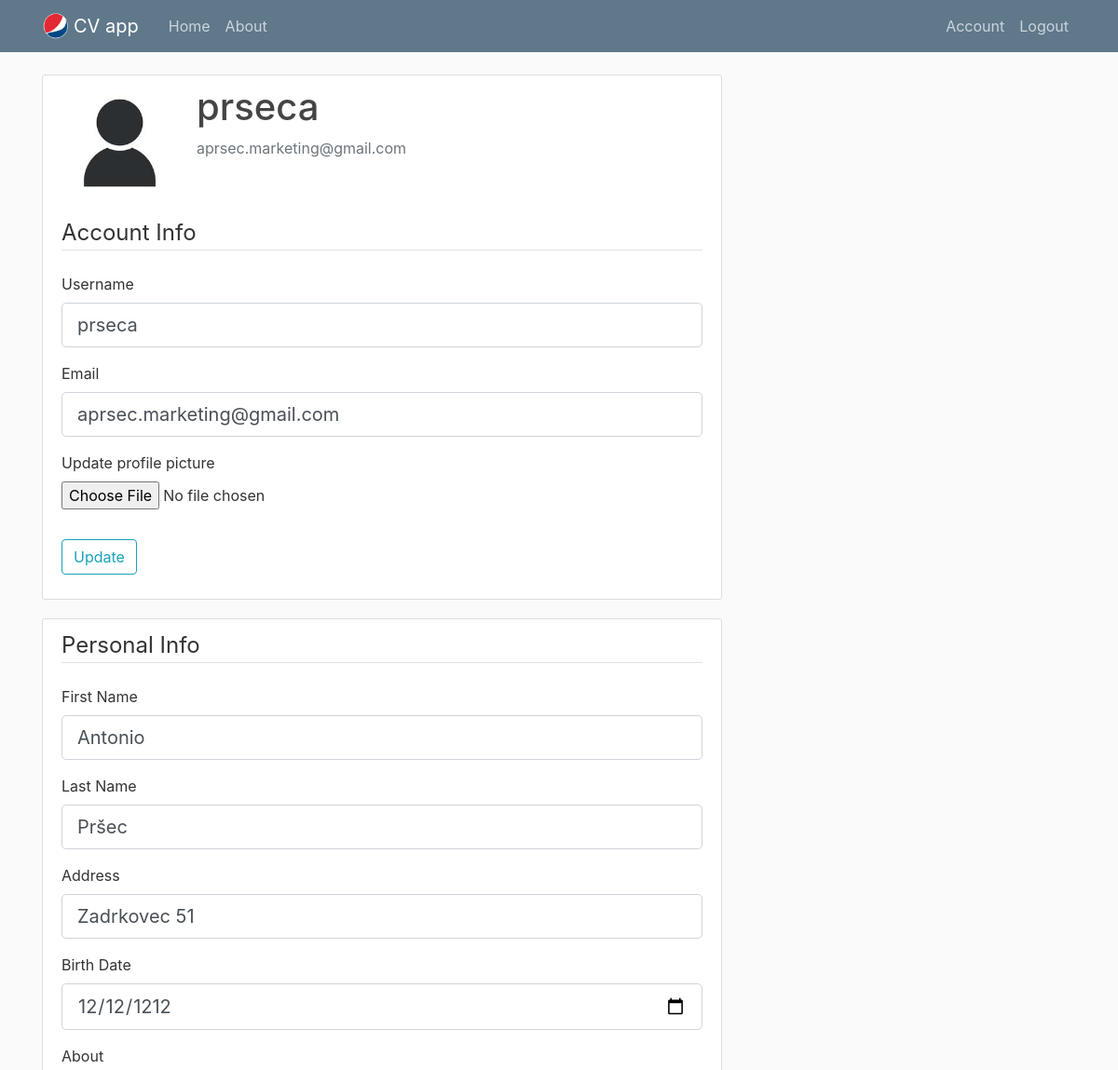
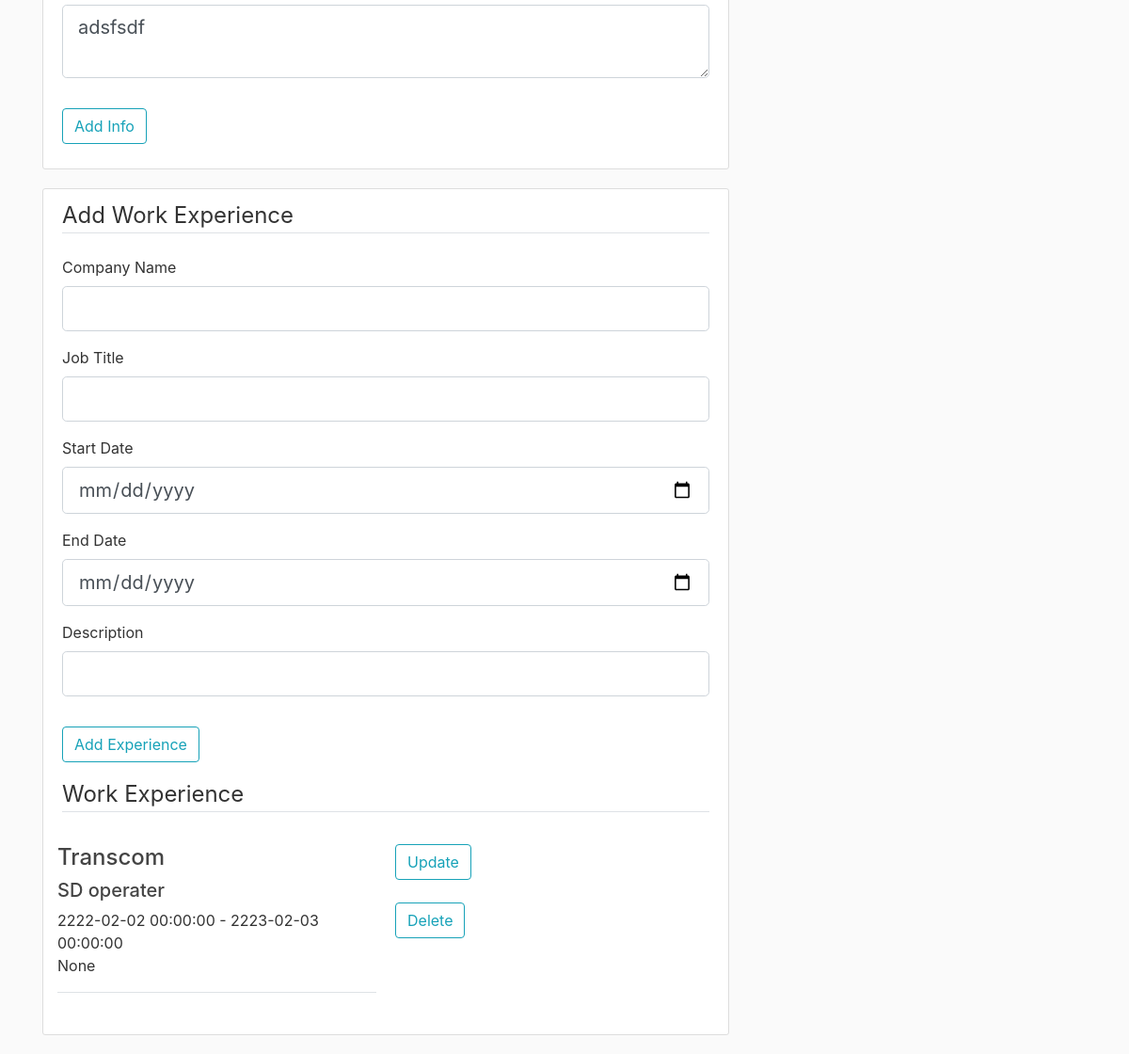
Page /account (signed in) on the committed database (2 pictures, top to bottom).
### CV/models.py (models this page shows, shortened)
class User(db.Model, UserMixin):
    user_id = db.Column(db.Integer, primary_key=True)
    username = db.Column(db.String(20), unique=True, nullable=False)
    email = db.Column(db.String(120), unique=True, nullable=False)
    image_file = db.Column(db.String(20), nullable=False, default='default.jpg')
    password = db.Column(db.String(60), nullable=False)
    personal = db.relationship('PersonalInfo', backref='user_personal', lazy=True)
    experience = db.relationship('WorkExperience', backref='user_work', lazy=True)
    certificates = db.relationship('Certification', backref='user_cert', lazy=True)
    education = db.relationship('Education', backref='user_education', lazy=True)

class PersonalInfo(db.Model):
    personal_id = db.Column(db.Integer, primary_key=True)
    first_name = db.Column(db.String(60), nullable=False)
    last_name = db.Column(db.String(60), nullable=False)
    address = db.Column(db.String(60), nullable=False)
    birth_date = db.Column(db.Date)
    about = db.Column(db.String(240))
    user_id = db.Column(db.Integer, db.ForeignKey('user.user_id'), nullable=False)

class WorkExperience(db.Model):
    work_id = db.Column(db.Integer, primary_key=True)
    company_name = db.Column(db.String(100), nullable=False)
    job_title = db.Column(db.String(100), nullable=False)
    start_date = db.Column(db.DateTime, nullable=False)
    end_date = db.Column(db.DateTime)
    description = db.Column(db.Text)
    user_id = db.Column(db.Integer, db.ForeignKey('user.user_id'), nullable=False)

### CV/routes.py (the view, shortened to what this page needs)
@app.route("/account", methods=['GET', 'POST'])
@login_required
def account():
    form = UpdateAccountForm()
    if form.validate_on_submit():
        if form.picture.data:
            picture_file = save_picture(form.picture.data)
            current_user.image_file = picture_file
        current_user.username = form.username.data
        current_user.email = form.email.data
        db.session.commit()
        flash('Your account has been updated!', 'success')
        return redirect(url_for('account'))
    elif request.method == 'GET':
        form.username.data = current_user.username
        form.email.data = current_user.email
    image_file = url_for('static', filename='profile_pics/' + current_user.image_file)
    form1 = PersonalForm()
    personal_info = PersonalInfo.query.filter_by(user_id=current_user.user_id).first()
    if personal_info:
        form1.first_name.data = personal_info.first_name
        form1.last_name.data = personal_info.last_name
        form1.address.data = personal_info.address
        form1.birth_date.data = personal_info.birth_date
        form1.about.data = personal_info.about
    form2 = WorkExperienceForm()
    form_work_experience = WorkExperience()
    work_x = WorkExperience.query.filter_by(user_id=current_user.user_id)
    form3 = EducationForm()
    form_education = Education()
    edu_x = Education.query.filter_by(user_id=current_user.user_id)
    return render_template('account.html', title='Account', image_file=image_file, form=form, form1=form1,
                           form2=form2, work_x=work_x, edu_x=edu_x)

### CV/forms.py (shortened to what this page needs)
class UpdateAccountForm(FlaskForm):
    username = StringField('Username',
                           validators=[DataRequired(), Length(min=2, max=20)])
    email = StringField('Email',
                        validators=[DataRequired(), Email()])
    picture = FileField('Update profile picture', validators=[FileAllowed(['jpg', 'png'])])
    submit = SubmitField('Update')

class PersonalForm(FlaskForm):
    first_name = StringField('First Name', validators=[Length(min=2, max=60)])
    last_name = StringField('Last Name', validators=[Length(min=2, max=60)])
    address = StringField('Address', validators=[Length(min=2, max=60)])
    birth_date = DateField('Birth Date', format='%Y-%m-%d')
    about = TextAreaField('About', validators=[Length(max=240)])
    submit = SubmitField('Add Info')

### CV/models.py (called while the page is built)
@login_manager.user_loader
def load_user(user_id):
    return User.query.get(int(user_id))

### CV/templates/account.html (shortened to what this page needs)
{% extends "layout.html" %}
{% block content %}
<div class="content-section">
    <div class="media">
        <img class="rounded-circle account-img" src="{{ image_file }}">
        <div class="media-body">
            <h2 class="account-heading">{{ current_user.username }}</h2>
            <p class="text-secondary">{{ current_user.email }}</p>
        </div>
    </div>
    <form method="POST" action="" enctype="multipart/form-data">
        <fieldset class="form-group">
            <legend class="border-bottom mb-4">Account Info</legend>
            <div class="form-group">
                {{ form.username.label(class="form-control-label") }}
                {% if form.username.errors %}
                {{ form.username(class="form-control form-control-lg is-invalid") }}
                <div class="invalid-feedback">
                    {% for error in form.username.errors %}
                    <span>{{ error }}</span>
                    {% endfor %}
                </div>
                {% else %}
                {{ form.username(class="form-control form-control-lg") }}
                {% endif %}
            </div>
            <div class="form-group">
                {{ form.email.label(class="form-control-label") }}
                {% if form.email.errors %}
                {{ form.email(class="form-control form-control-lg is-invalid") }}
                <div class="invalid-feedback">
                    {% for error in form.email.errors %}
                    <span>{{ error }}</span>
                    {% endfor %}
                </div>
                {% else %}
                {{ form.email(class="form-control form-control-lg") }}
                {% endif %}
            </div>
            <div class="form-group">
                {{ form.picture.label() }}
                {{ form.picture(class="form-control-file") }}
            </div>
        </fieldset>
        <div class="form-group">
            {{ form.submit(class="btn btn-outline-info") }}
        </div>
    </form>
</div>
<div class="content-section">
    <form method="POST" action="" enctype="multipart/form-data">
        <fieldset class="form-group">
            <legend class="border-bottom mb-4">Personal Info</legend>
            <div class="form-group">
                {{ form1.first_name.label(class="form-control-label") }}
                {% if form1.first_name.errors %}
                {{ form1.first_name(class="form-control form-control-lg is-invalid") }}
                <div class="invalid-feedback">
                    {% for error in form1.first_name.errors %}
                    <span>{{ error }}</span>
                    {% endfor %}
                </div>
                {% else %}
                {{ form1.first_name(class="form-control form-control-lg") }}
                {% endif %}
            </div>
            <div class="form-group">
                {{ form1.last_name.label(class="form-control-label") }}
                {% if form1.last_name.errors %}
                {{ form1.last_name(class="form-control form-control-lg is-invalid") }}
                <div class="invalid-feedback">
                    {% for error in form1.last_name.errors %}
                    <span>{{ error }}</span>
                    {% endfor %}
                </div>
                {% else %}
                {{ form1.last_name(class="form-control form-control-lg") }}
                {% endif %}
            </div>
            <div class="form-group">
                {{ form1.address.label(class="form-control-label") }}
                {% if form1.address.errors %}
                {{ form1.address(class="form-control form-control-lg is-invalid") }}
                <div class="invalid-feedback">
                    {% for error in form1.address.errors %}
                    <span>{{ error }}</span>
                    {% endfor %}
                </div>
                {% else %}
                {{ form1.address(class="form-control form-control-lg") }}
                {% endif %}
            </div>
            <div class="form-group">
                {{ form1.birth_date.label(class="form-control-label") }}
                {% if form1.birth_date.errors %}
                {{ form1.birth_date(class="form-control form-control-lg is-invalid") }}
                <div class="invalid-feedback">
                    {% for error in form1.birth_date.errors %}
                    <span>{{ error }}</span>
                    {% endfor %}
                </div>
                {% else %}
                {{ form1.birth_date(class="form-control form-control-lg") }}
                {% endif %}
            </div>
            <div class="form-group">
                {{ form1.about.label(class="form-control-label") }}
                {% if form1.about.errors %}
                {{ form1.about(class="form-control form-control-lg is-invalid") }}
                <div class="invalid-feedback">
                    {% for error in form1.about.errors %}
                    <span>{{ error }}</span>
                    {% endfor %}
                </div>
                {% else %}
                {{ form1.about(class="form-control form-control-lg") }}
                {% endif %}
            </div>
        </fieldset>
        <div class="form-group">
            {{ form1.submit(class="btn btn-outline-info") }}
        </div>
    </form>
</div>
<div class="content-section">
    <form method="POST" action="" enctype="multipart/form-data">
        <fieldset class="form-group">
            <legend class="border-bottom mb-4">Add Work Experience</legend>
            <div class="form-group">
                {{ form2.company_name.label(class="form-control-label") }}
                {% if form2.company_name.errors %}
                {{ form2.company_name(class="form-control form-control-lg is-invalid") }}
                <div class="invalid-feedback">
                    {% for error in form2.company_name.errors %}
                    <span>{{ error }}</span>
                    {% endfor %}
                </div>
                {% else %}
                {{ form2.company_name(class="form-control form-control-lg") }}
                {% endif %}
            </div>
            <div class="form-group">
                {{ form2.job_title.label(class="form-control-label") }}
                {% if form2.job_title.errors %}
                {{ form2.job_title(class="form-control form-control-lg is-invalid") }}
                <div class="invalid-feedback">
                    {% for error in form2.job_title.errors %}
                    <span>{{ error }}</span>
                    {% endfor %}
                </div>
                {% else %}
                {{ form2.job_title(class="form-control form-control-lg") }}
                {% endif %}
            </div>
            <div class="form-group">
                {{ form2.start_date.label(class="form-control-label") }}
                {% if form2.start_date.errors %}
                {{ form2.start_date(class="form-control form-control-lg is-invalid") }}
                <div class="invalid-feedback">
                    {% for error in form2.start_date.errors %}
                    <span>{{ error }}</span>
                    {% endfor %}
                </div>
                {% else %}
                {{ form2.start_date(class="form-control form-control-lg") }}
                {% endif %}
            </div>
            <div class="form-group">
                {{ form2.end_date.label(class="form-control-label") }}
                {% if form2.end_date.errors %}
                {{ form2.end_date(class="form-control form-control-lg is-invalid") }}
                <div class="invalid-feedback">
                    {% for error in form2.end_date.errors %}
                    <span>{{ error }}</span>
                    {% endfor %}
                </div>
                {% else %}
                {{ form2.end_date(class="form-control form-control-lg") }}
                {% endif %}
            </div>
            <div class="form-group">
                {{ form2.description.label(class="form-control-label") }}
                {% if form2.description.errors %}
                {{ form2.description(class="form-control form-control-lg is-invalid") }}
                <div class="invalid-feedback">
                    {% for error in form2.description.errors %}
                    <span>{{ error }}</span>
                    {% endfor %}
                </div>
                {% else %}
                {{ form2.description(class="form-control form-control-lg") }}
                {% endif %}
            </div>
        </fieldset>
        <div class="form-group">
            {{ form2.submit(class="btn btn-outline-info") }}
        </div>
    </form>
    <legend class="border-bottom mb-4">Work Experience</legend>
    {% for work in work_x %}
    <div class="row">
        <div class="col">
            <div class="form-group">
                <h4>{{ work.company_name }}</h4>
                <h5>{{ work.job_title }}</h5>
                <p>{{ work.start_date }}  -  {{ work.end_date }}<br> {{ work.description }}<br></p>
            </div>
            <legend class="border-bottom mb-4"></legend>
        </div>
        <div class="col">
            <div class="form-group">
                <a class="btn btn-outline-info" href="/update_work_experience/{{ work.work_id }}">Update</a><br><br>
                <a class="btn btn-outline-info" href="/delete_work_experience/{{ work.work_id }}">Delete</a>
            </div>
        </div>
    </div>
    {% endfor %}
</div>
{% endblock content %}

### CV/static/main.css (style rules this page uses)
body { background: #fafafa; color: #333333; margin-top: 5rem; }
h1, h2, h3, h4, h5, h6 { color: #444444; }
.content-section { background: #ffffff; padding: 10px 20px; border: 1px solid #dddddd; border-radius: 3px; margin-bottom: 20px; }
.account-img { height: 125px; width: 125px; margin-right: 20px; margin-bottom: 16px; }
.account-heading { font-size: 2.5rem; }
.row { display: flex; }
.col { flex: 1; padding: 10px; }

### rows in the picture
User: username "prseca", email "aprsec.marketing@gmail.com"
PersonalInfo: first_name "Antonio", last_name "Pršec", address "Zadrkovec 51", birth_date "12/12/1212", about "adsfsdf"
WorkExperience: company_name "Transcom", job_title "SD operater", start_date "2222-02-02 00:00:00", end_date "2223-02-03 00:00:00", description "None"
